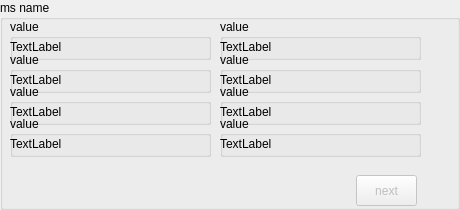
<?xml version="1.0" encoding="UTF-8"?>
<ui version="4.0">
 <class>QtMsRegionStats</class>
 <widget class="QGroupBox" name="QtMsRegionStats">
  <property name="geometry">
   <rect>
    <x>0</x>
    <y>0</y>
    <width>460</width>
    <height>210</height>
   </rect>
  </property>
  <property name="sizePolicy">
   <sizepolicy hsizetype="Preferred" vsizetype="Preferred">
    <horstretch>0</horstretch>
    <verstretch>0</verstretch>
   </sizepolicy>
  </property>
  <property name="minimumSize">
   <size>
    <width>460</width>
    <height>0</height>
   </size>
  </property>
  <property name="maximumSize">
   <size>
    <width>16777215</width>
    <height>210</height>
   </size>
  </property>
  <property name="windowTitle">
   <string>GroupBox</string>
  </property>
  <property name="title">
   <string>ms name</string>
  </property>
  <widget class="QGroupBox" name="box11">
   <property name="geometry">
    <rect>
     <x>10</x>
     <y>19</y>
     <width>201</width>
     <height>41</height>
    </rect>
   </property>
   <property name="sizePolicy">
    <sizepolicy hsizetype="Preferred" vsizetype="Minimum">
     <horstretch>0</horstretch>
     <verstretch>0</verstretch>
    </sizepolicy>
   </property>
   <property name="title">
    <string>value</string>
   </property>
   <property name="flat">
    <bool>true</bool>
   </property>
   <widget class="QLabel" name="text11">
    <property name="geometry">
     <rect>
      <x>0</x>
      <y>18</y>
      <width>203</width>
      <height>20</height>
     </rect>
    </property>
    <property name="text">
     <string>TextLabel</string>
    </property>
   </widget>
  </widget>
  <widget class="QGroupBox" name="box12">
   <property name="geometry">
    <rect>
     <x>220</x>
     <y>19</y>
     <width>201</width>
     <height>41</height>
    </rect>
   </property>
   <property name="sizePolicy">
    <sizepolicy hsizetype="Preferred" vsizetype="Minimum">
     <horstretch>0</horstretch>
     <verstretch>0</verstretch>
    </sizepolicy>
   </property>
   <property name="title">
    <string>value</string>
   </property>
   <property name="flat">
    <bool>true</bool>
   </property>
   <widget class="QLabel" name="text12">
    <property name="geometry">
     <rect>
      <x>0</x>
      <y>18</y>
      <width>203</width>
      <height>20</height>
     </rect>
    </property>
    <property name="text">
     <string>TextLabel</string>
    </property>
   </widget>
  </widget>
  <widget class="QGroupBox" name="box21">
   <property name="geometry">
    <rect>
     <x>10</x>
     <y>52</y>
     <width>201</width>
     <height>41</height>
    </rect>
   </property>
   <property name="sizePolicy">
    <sizepolicy hsizetype="Preferred" vsizetype="Minimum">
     <horstretch>0</horstretch>
     <verstretch>0</verstretch>
    </sizepolicy>
   </property>
   <property name="title">
    <string>value</string>
   </property>
   <property name="flat">
    <bool>true</bool>
   </property>
   <widget class="QLabel" name="text21">
    <property name="geometry">
     <rect>
      <x>0</x>
      <y>18</y>
      <width>203</width>
      <height>20</height>
     </rect>
    </property>
    <property name="text">
     <string>TextLabel</string>
    </property>
   </widget>
  </widget>
  <widget class="QGroupBox" name="box22">
   <property name="geometry">
    <rect>
     <x>220</x>
     <y>52</y>
     <width>201</width>
     <height>41</height>
    </rect>
   </property>
   <property name="sizePolicy">
    <sizepolicy hsizetype="Preferred" vsizetype="Minimum">
     <horstretch>0</horstretch>
     <verstretch>0</verstretch>
    </sizepolicy>
   </property>
   <property name="title">
    <string>value</string>
   </property>
   <property name="flat">
    <bool>true</bool>
   </property>
   <widget class="QLabel" name="text22">
    <property name="geometry">
     <rect>
      <x>0</x>
      <y>18</y>
      <width>203</width>
      <height>20</height>
     </rect>
    </property>
    <property name="text">
     <string>TextLabel</string>
    </property>
   </widget>
  </widget>
  <widget class="QGroupBox" name="box31">
   <property name="geometry">
    <rect>
     <x>10</x>
     <y>84</y>
     <width>201</width>
     <height>41</height>
    </rect>
   </property>
   <property name="sizePolicy">
    <sizepolicy hsizetype="Preferred" vsizetype="Minimum">
     <horstretch>0</horstretch>
     <verstretch>0</verstretch>
    </sizepolicy>
   </property>
   <property name="title">
    <string>value</string>
   </property>
   <property name="flat">
    <bool>true</bool>
   </property>
   <widget class="QLabel" name="text31">
    <property name="geometry">
     <rect>
      <x>0</x>
      <y>18</y>
      <width>203</width>
      <height>20</height>
     </rect>
    </property>
    <property name="text">
     <string>TextLabel</string>
    </property>
   </widget>
  </widget>
  <widget class="QGroupBox" name="box32">
   <property name="geometry">
    <rect>
     <x>220</x>
     <y>84</y>
     <width>201</width>
     <height>41</height>
    </rect>
   </property>
   <property name="sizePolicy">
    <sizepolicy hsizetype="Preferred" vsizetype="Minimum">
     <horstretch>0</horstretch>
     <verstretch>0</verstretch>
    </sizepolicy>
   </property>
   <property name="title">
    <string>value</string>
   </property>
   <property name="flat">
    <bool>true</bool>
   </property>
   <widget class="QLabel" name="text32">
    <property name="geometry">
     <rect>
      <x>0</x>
      <y>18</y>
      <width>203</width>
      <height>20</height>
     </rect>
    </property>
    <property name="text">
     <string>TextLabel</string>
    </property>
   </widget>
  </widget>
  <widget class="QGroupBox" name="box41">
   <property name="geometry">
    <rect>
     <x>10</x>
     <y>116</y>
     <width>201</width>
     <height>41</height>
    </rect>
   </property>
   <property name="sizePolicy">
    <sizepolicy hsizetype="Preferred" vsizetype="Minimum">
     <horstretch>0</horstretch>
     <verstretch>0</verstretch>
    </sizepolicy>
   </property>
   <property name="title">
    <string>value</string>
   </property>
   <property name="flat">
    <bool>true</bool>
   </property>
   <widget class="QLabel" name="text41">
    <property name="geometry">
     <rect>
      <x>0</x>
      <y>18</y>
      <width>203</width>
      <height>20</height>
     </rect>
    </property>
    <property name="text">
     <string>TextLabel</string>
    </property>
   </widget>
  </widget>
  <widget class="QGroupBox" name="box42">
   <property name="geometry">
    <rect>
     <x>220</x>
     <y>116</y>
     <width>201</width>
     <height>41</height>
    </rect>
   </property>
   <property name="sizePolicy">
    <sizepolicy hsizetype="Preferred" vsizetype="Minimum">
     <horstretch>0</horstretch>
     <verstretch>0</verstretch>
    </sizepolicy>
   </property>
   <property name="title">
    <string>value</string>
   </property>
   <property name="flat">
    <bool>true</bool>
   </property>
   <widget class="QLabel" name="text42">
    <property name="geometry">
     <rect>
      <x>0</x>
      <y>18</y>
      <width>203</width>
      <height>20</height>
     </rect>
    </property>
    <property name="text">
     <string>TextLabel</string>
    </property>
   </widget>
  </widget>
  <widget class="QPushButton" name="next_button">
   <property name="enabled">
    <bool>false</bool>
   </property>
   <property name="geometry">
    <rect>
     <x>356</x>
     <y>175</y>
     <width>61</width>
     <height>31</height>
    </rect>
   </property>
   <property name="text">
    <string>next</string>
   </property>
   <property name="flat">
    <bool>false</bool>
   </property>
  </widget>
 </widget>
 <resources/>
 <connections/>
</ui>
